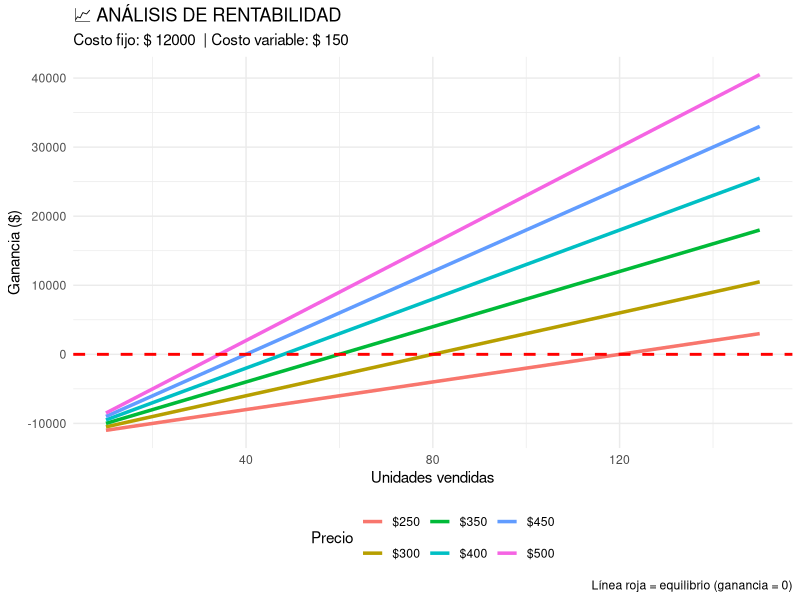

This figure's R source:
# ============================================
# VERSIÓN SIMPLE CON GRÁFICO
# SOLO CAMBIÁ 2 NÚMEROS
# ============================================

# 🔧 CAMBIÁ ESTOS 2 NÚMEROS SOLAMENTE 🔧
costo_fijo <- 12000   # <- Poné tu inversión inicial
costo_var <- 150      # <- Poné tu costo por producto
# ============================================

# El resto lo hace el script solo
precios <- c(250, 300, 350, 400, 450, 500)
cantidades <- seq(10, 150, by = 10)

# === ANÁLISIS EN CONSOLA ===
cat("\n=== ANÁLISIS DE TU EMPRENDIMIENTO ===\n")
cat("Inversión inicial: $", costo_fijo, "\n")
cat("Costo por producto: $", costo_var, "\n\n")

for(precio in precios) {
  margen <- precio - costo_var
  if(margen > 0) {
    equilibrio <- ceiling(costo_fijo / margen)
    cat("💰 Precio $", precio, "→ necesitas vender", equilibrio, "unidades\n")
  } else {
    cat("❌ Precio $", precio, "→ imposible (precio menor al costo)\n")
  }
}

# === GRÁFICO ===
if(!require(ggplot2, quietly = TRUE)) {
  cat("\n⚠️ Para ver el gráfico, instalá ggplot2:\n")
  cat("   install.packages('ggplot2')\n")
} else {
  
  # Crear datos para el gráfico
  resultados <- data.frame()
  for(precio in precios) {
    margen <- precio - costo_var
    if(margen > 0) {
      for(cant in cantidades) {
        ganancia <- (precio - costo_var) * cant - costo_fijo
        resultados <- rbind(resultados, 
                           data.frame(Precio = paste0("$", precio),
                                      Unidades = cant,
                                      Ganancia = ganancia))
      }
    }
  }
  
  # Gráfico
  grafico <- ggplot(resultados, aes(x = Unidades, y = Ganancia, color = Precio)) +
    geom_line(size = 1.2) +
    geom_hline(yintercept = 0, linetype = "dashed", color = "red", size = 1) +
    labs(title = "📈 ANÁLISIS DE RENTABILIDAD",
         subtitle = paste("Costo fijo: $", costo_fijo, " | Costo variable: $", costo_var),
         x = "Unidades vendidas",
         y = "Ganancia ($)",
         caption = "Línea roja = equilibrio (ganancia = 0)") +
    theme_minimal() +
    theme(legend.position = "bottom")
  
  print(grafico)
  
  cat("\n📊 GRÁFICO GENERADO\n")
  cat("   - Sobre la línea roja = GANANCIA\n")
  cat("   - Debajo de la línea roja = PÉRDIDA\n")
}
